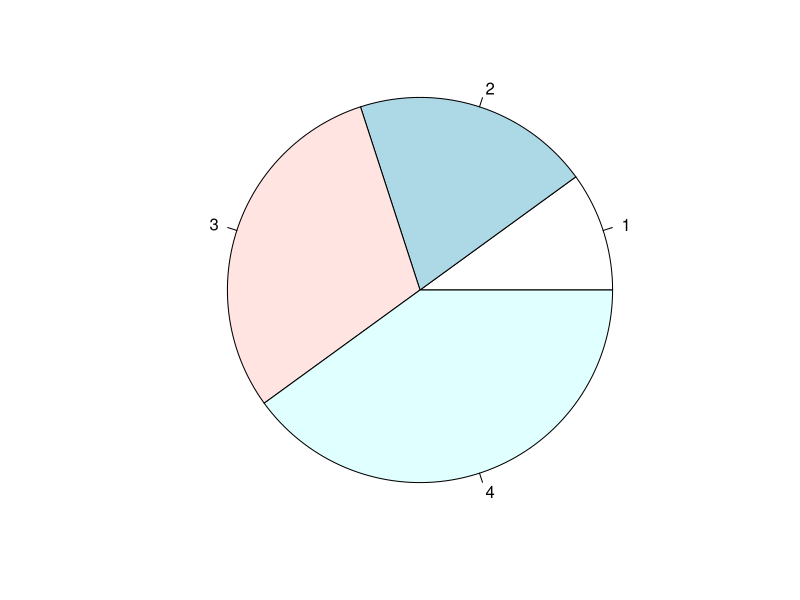
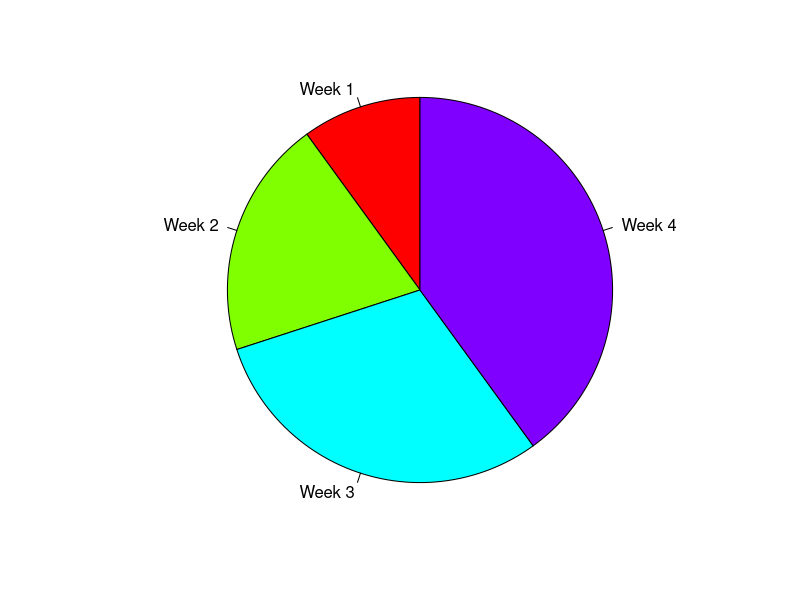
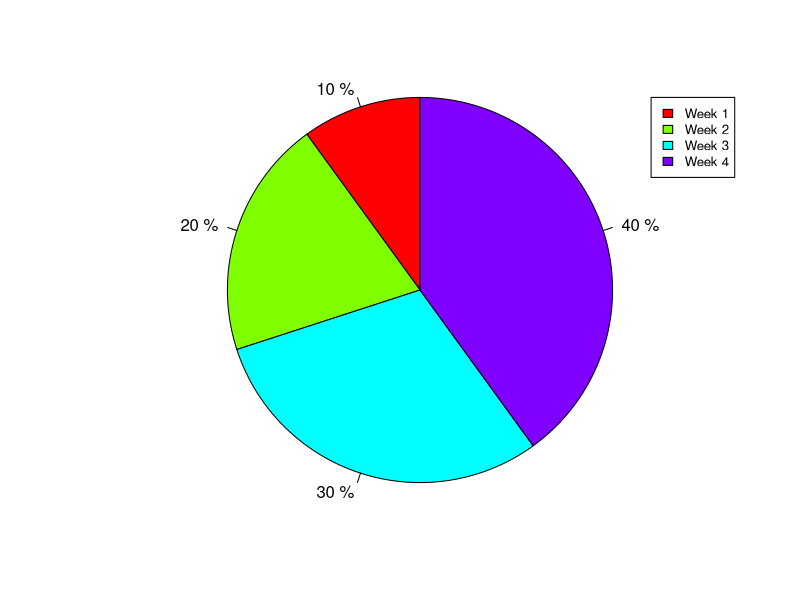
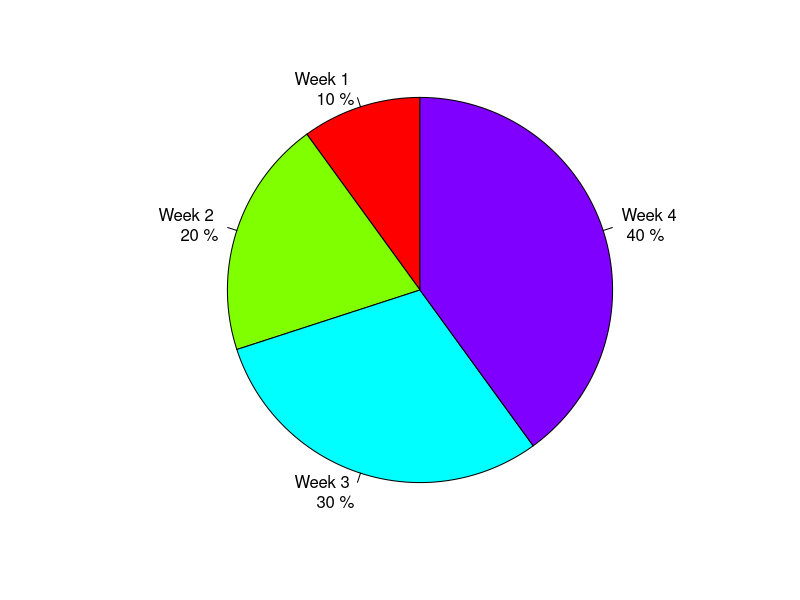

Source code (R) for these figures, in order:
#pie chart
p1 <- c(10,20,30,40)
pie(p1,radius=1)
pie(p1,radius=1,init.angle=90,col=rainbow(length(p1)),
    label=c("Week 1","Week 2","Week 3","Week 4"))

#수치값을 함께 출력
pct <- round(p1/sum(p1)*100,1)
lab <- paste(pct,"%")
windows(130,100)
pie(p1,radius=1,init.angle=90,col=rainbow(length(p1)),label=lab)
legend(1.2,1,c("Week 1","Week 2","Week 3","Week 4"),
       cex=0.8,fill=rainbow(length(p1)))
savePlot("3.3 graph1.png",type="png")

#범례를 생략하고 수치값을 그래프에 함께 출력
pct <- round(p1/sum(p1)*100,1)
lab1 <- c("Week 1","Week 2","Week 3","Week 4")
lab2 <- paste(lab1,"\n",pct,"%")
windows()
pie(p1,radius=1,init.angle=90,col=rainbow(length(p1)),label=lab2)
savePlot("3.3 graph2.png",type="png")
